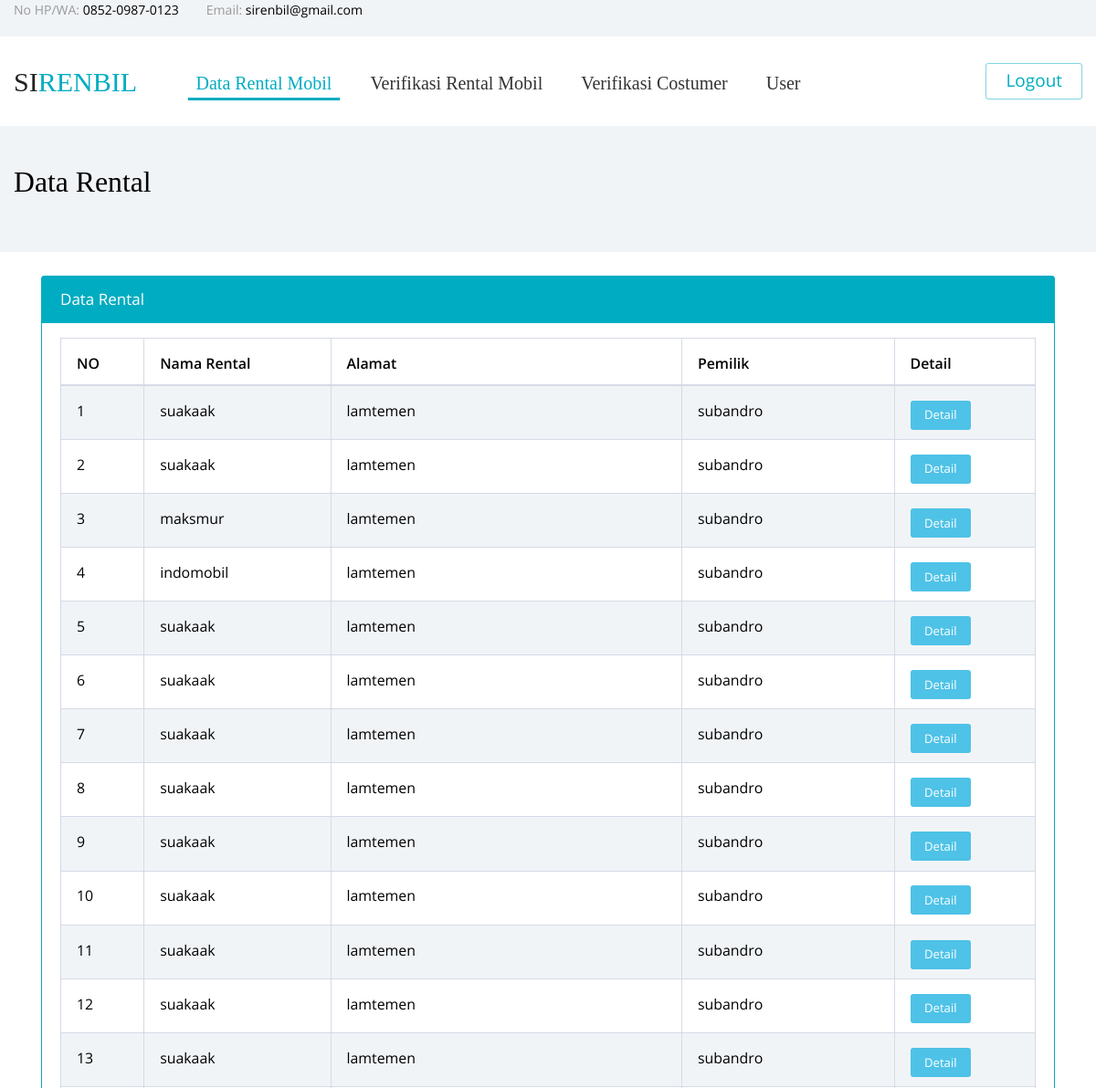
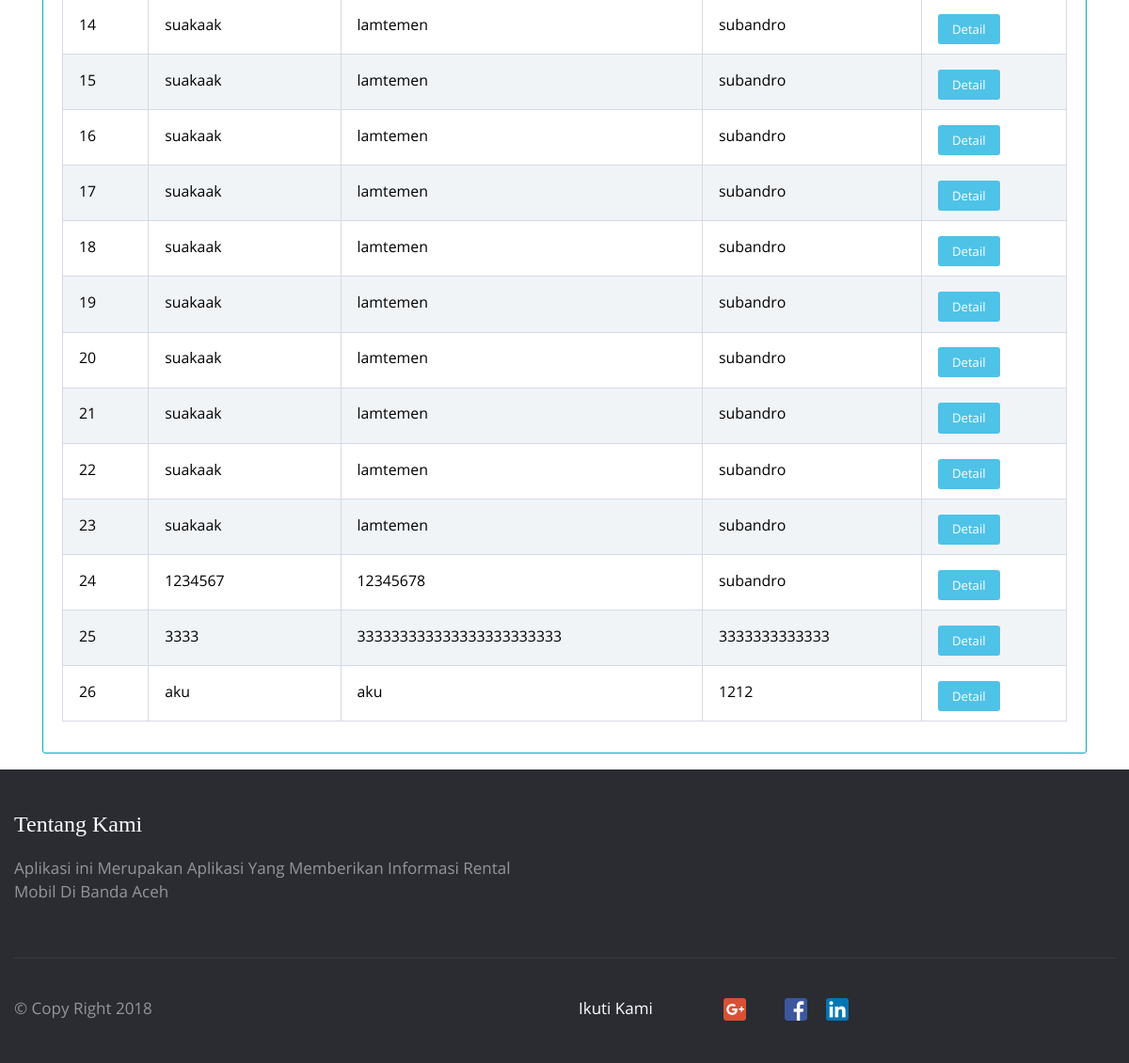
/a_data_rental.php (signed in), run on an earlier commit of the app's database (2 pictures, top to bottom).
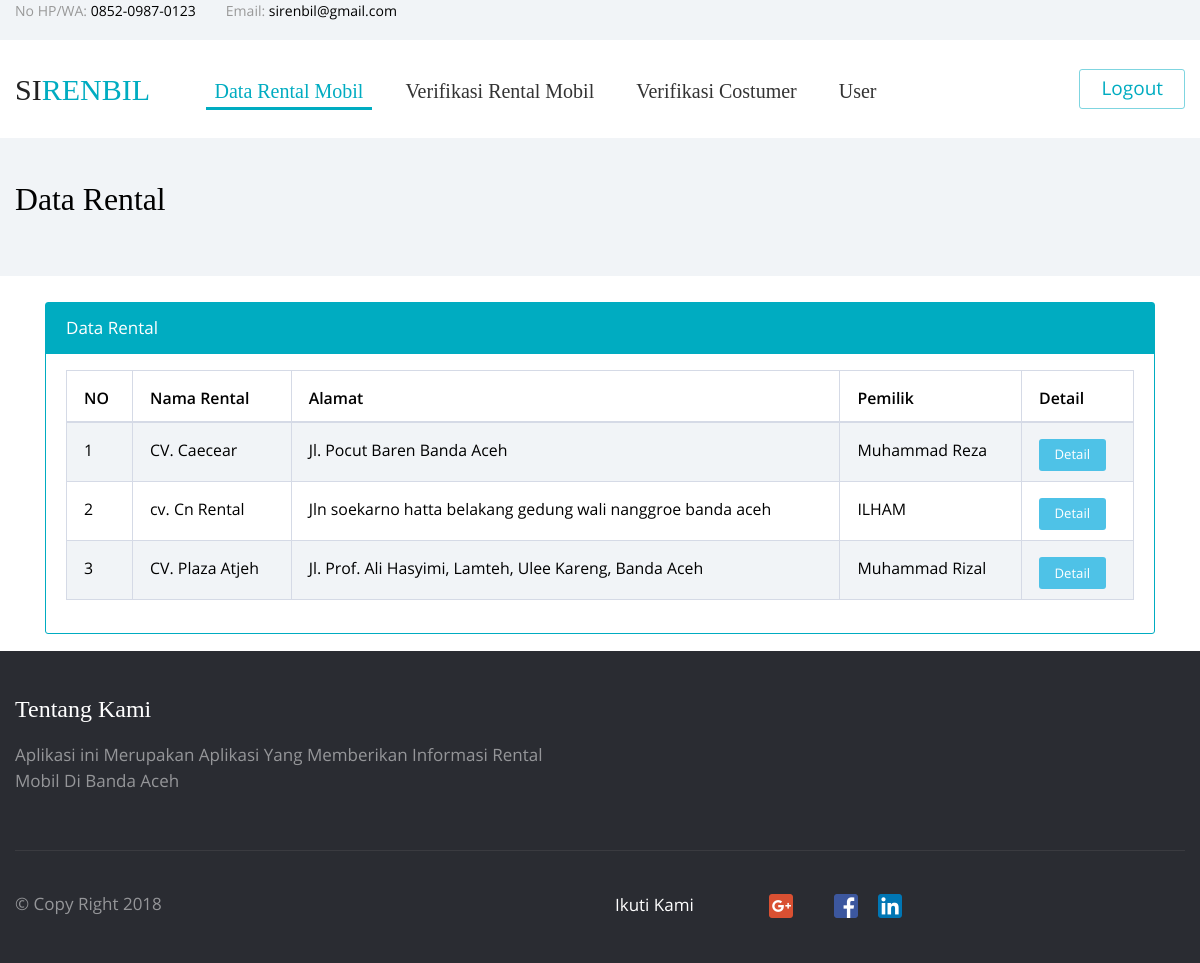
And on a later commit of the database.
### tables this page shows
CREATE TABLE `rental` (
  `id_rental` int(100) NOT NULL,
  `nama_rental` varchar(100) NOT NULL,
  `alamat` varchar(255) NOT NULL,
  `nama_pemilik` varchar(50) NOT NULL,
  `no_hp_pemilik` varchar(15) NOT NULL,
  `no_hp_rental` varchar(15) NOT NULL,
  `status` int(2) NOT NULL,
  `id_admin` varchar(20) NOT NULL,
  `username` varchar(20) NOT NULL,
  `password` varchar(255) NOT NULL,
  `foto_rental` varchar(255) NOT NULL,
  `nik` varchar(30) NOT NULL,
  `tanggal_daftar` timestamp NOT NULL DEFAULT CURRENT_TIMESTAMP ON UPDATE CURRENT_TIMESTAMP
);

### a_data_rental.php (the view, shortened to what this page needs)
<!DOCTYPE html>
<html lang="en">
<head>
    <link rel="stylesheet" type="text/css" href="vendors/bootstrap/css/bootstrap.min.css">
    <link rel="stylesheet" type="text/css" href="vendors/tether/css/tether.min.css">
    <link rel="stylesheet" type="text/css" href="vendors/animate-css/animate.css">
    <link rel="stylesheet" type="text/css" href="fonts/circular/styles.css">
    <link rel="stylesheet" type="text/css" href="fonts/open-sans/styles.css">
    <link rel="stylesheet" type="text/css" href="fonts/iconfont/styles.css">
       <link href="data/vendor/datatables-plugins/dataTables.bootstrap.css" rel="stylesheet">
       <link href="data/vendor/datatables-responsive/dataTables.responsive.css" rel="stylesheet">
       <link href="data/dist/css/sb-admin-2.css" rel="stylesheet">
       <link href="data/vendor/metisMenu/metisMenu.min.css" rel="stylesheet">
      <link href="data/vendor/font-awesome/css/font-awesome.min.css" rel="stylesheet" type="text/css">
<link rel="stylesheet" type="text/css" href="vendors/select2/css/select2.min.css">
<link rel="stylesheet" type="text/css" href="css/vendors/select2/select2.min.css">
    <link rel="stylesheet" type="text/css" href="css/style.min.css">
</head>
<body class="">
<?php include"share/menu.php";?>
  <div class="choose-us-default">
    <div class="container">
        <h4>Data Rental</h4>
    </div>
</div>
<div class="container">
<br>
          <div class="col-lg-12">
              <div class="col-lg-12">
                  <div class="card card-outline-primary mb-3">
                      <div class="card-header bg-primary">
                          Data Rental
                      </div>
                      <div class="card-block">
                          <table width="100%" class="table table-striped table-bordered table-hover" id="dataTables-example">
                              <thead>
                                  <tr>
                                      <th>NO</th>
                                      <th>Nama Rental</th>
                                      <th>Alamat</th>
                                      <th>Pemilik</th>
                                      <th>Detail</th>
                                  </tr>
                              </thead>
                              <tbody>
                                <?php
                                include 'share/db.php';
                                $i=0;
                                $query = mysqli_query($con,"select * from rental where status='1' ");
                                while($data = mysqli_fetch_array($query)){
                                  $i++;
                                ?>
                                  <tr class="odd gradeX">
                                      <td class="center"><?php echo $i;?></td>
                                      <td><?php echo $data['nama_rental'];?></td>
                                      <td><?php echo $data['alamat'];?></td>
                                      <td><?php echo $data['nama_pemilik'];?></td>
                                      <td class="center"><a href="detail_rental.php?id=<?php echo $data['id_rental'];?>"><button type="button" class="btn btn-info btn-xs">Detail</button></td>
                                  </tr>
                                  <?php  }?>
                              </tbody>
                          </table>
                      </div>
                  </div>
              </div>
          </div>
          </div>
<?php include"share/footer.php";?>
</body>
</html>

### share/menu.php (shortened to what this page needs)
<div class="header-default">
    <div class="header-topbar">
        <div class="container">
            <div class="header-topbar__contact-info">
                <div class="header-topbar__contact-info-item">
                    <span class="title">No HP/WA:</span>
                    <span class="value">0852-0987-0123</span>
                </div>
                <div class="header-topbar__contact-info-item">
                    <span class="title">Email: </span>
                    <span class="value">sirenbil@gmail.com</span>
                </div>
            </div>
        </div>
    </div>
    <div id="header-menu" class="header-default__menu">
        <div class="container">
            <nav class="navbar navbar-toggleable-lg">
                <a class="navbar-brand" href="index.php">Si<span class="colored">Renbil</span></a>
                <div id="header-default-menu" class="collapse navbar-collapse">
                    <div class="header-default__menu-collapse">
                        <ul class="nav navbar-nav">
              <?php
              if((isset($_SESSION['login']))||(isset($_SESSION['rental']))){
              ?>
              <?php
              if(isset($_SESSION['login'])){
              ?>
              <li class="nav-item dropdown">
                  <a class="nav-link "  href="a_data_rental.php" role="button" aria-haspopup="true" aria-expanded="false">Data Rental Mobil</a>
              <li class="nav-item dropdown">
                  <a class="nav-link "  href="a_verifikasi_rental.php" role="button" aria-haspopup="true" aria-expanded="false">Verifikasi Rental Mobil</a>
              <li class="nav-item dropdown">
                  <a class="nav-link "  href="a_verifikasi_costumer.php" role="button" aria-haspopup="true" aria-expanded="false">Verifikasi Costumer</a>
              <li class="nav-item dropdown">
                  <a class="nav-link "  href="a_user.php" role="button" aria-haspopup="true" aria-expanded="false">User</a>
              <?php } ?>
              <?php } ?>
                </ul>
                <?php
                if((isset($_SESSION['login']))||(isset($_SESSION['rental']))||(isset($_SESSION['costumer']))){
                ?>
                        <div class="header-default__menu-links">
                            <a href="proses/logout.php" class="btn btn-outline-primary">
                                <span class="text">Logout</span>
                            </a>
                        </div>
                <?php
                }
                ?>
                    </div>
                </div>
            </nav>
        </div>
    </div>
</div>

### share/footer.php (shortened to what this page needs)
<div class="footer-default">
    <div class="container">
        <div class="row">
            <div class="col-lg-6">
                <h6 class="footer-default__heading">Tentang Kami</h6>
                <p>
                    Aplikasi ini Merupakan Aplikasi Yang Memberikan Informasi Rental Mobil Di Banda Aceh
                </p>
            </div>
        </div>
        <hr>
        <div class="row">
            <div class="col-lg-6">
                <span class="footer-default__copyright">© Copy Right 2018</span>
            </div>
            <div class="col-lg-6">
                <div class="footer-default__follow-us">
                    <span class="footer-default__follow-us-text">Ikuti Kami</span>
                    <div class="footer-default__follow-us-items">
                        <a href="" class="footer-default__follow-us-item">
                            <img src="images/social/google-plus.png" alt="">
                        </a>
                        <a href="" class="footer-default__follow-us-item">
                        </a>
                        <a href="" class="footer-default__follow-us-item">
                            <img src="images/social/facebook.png" alt="">
                        </a>
                        <a href="" class="footer-default__follow-us-item">
                            <img src="images/social/linkedin.png" alt="">
                        </a>
                    </div>
                </div>
            </div>
        </div>
    </div>
</div>

What changed in the data, as far as the page shows it:
removed rental: nama_rental "suakaak", alamat "lamtemen", nama_pemilik "subandro"
removed rental: nama_rental "suakaak", alamat "lamtemen", nama_pemilik "subandro"
removed rental: nama_rental "maksmur", alamat "lamtemen", nama_pemilik "subandro"
removed rental: nama_rental "indomobil", alamat "lamtemen", nama_pemilik "subandro"
removed rental: nama_rental "suakaak", alamat "lamtemen", nama_pemilik "subandro"
removed rental: nama_rental "suakaak", alamat "lamtemen", nama_pemilik "subandro"
removed rental: nama_rental "suakaak", alamat "lamtemen", nama_pemilik "subandro"
removed rental: nama_rental "suakaak", alamat "lamtemen", nama_pemilik "subandro"
removed rental: nama_rental "suakaak", alamat "lamtemen", nama_pemilik "subandro"
removed rental: nama_rental "suakaak", alamat "lamtemen", nama_pemilik "subandro"
removed rental: nama_rental "suakaak", alamat "lamtemen", nama_pemilik "subandro"
removed rental: nama_rental "suakaak", alamat "lamtemen", nama_pemilik "subandro"
removed rental: nama_rental "suakaak", alamat "lamtemen", nama_pemilik "subandro"
removed rental: nama_rental "suakaak", alamat "lamtemen", nama_pemilik "subandro"
removed rental: nama_rental "suakaak", alamat "lamtemen", nama_pemilik "subandro"
removed rental: nama_rental "suakaak", alamat "lamtemen", nama_pemilik "subandro"
removed rental: nama_rental "suakaak", alamat "lamtemen", nama_pemilik "subandro"
removed rental: nama_rental "suakaak", alamat "lamtemen", nama_pemilik "subandro"
removed rental: nama_rental "suakaak", alamat "lamtemen", nama_pemilik "subandro"
removed rental: nama_rental "suakaak", alamat "lamtemen", nama_pemilik "subandro"
removed rental: nama_rental "suakaak", alamat "lamtemen", nama_pemilik "subandro"
removed rental: nama_rental "suakaak", alamat "lamtemen", nama_pemilik "subandro"
removed rental: nama_rental "suakaak", alamat "lamtemen", nama_pemilik "subandro"
removed rental: nama_rental "1234567", alamat "12345678", nama_pemilik "subandro"
removed rental: nama_rental "3333", alamat "333333333333333333333333", nama_pemilik "3333333333333"
removed rental: nama_rental "aku", alamat "aku", nama_pemilik "1212"
added rental: nama_rental "CV. Caecear", alamat "Jl. Pocut Baren Banda Aceh", nama_pemilik "Muhammad Reza"
added rental: nama_rental "cv. Cn Rental", alamat "Jln soekarno hatta belakang gedung wali nanggroe banda aceh", nama_pemilik "ILHAM"
added rental: nama_rental "CV. Plaza Atjeh", alamat "Jl. Prof. Ali Hasyimi, Lamteh, Ulee Kareng, Banda Aceh", nama_pemilik "Muhammad Rizal"
